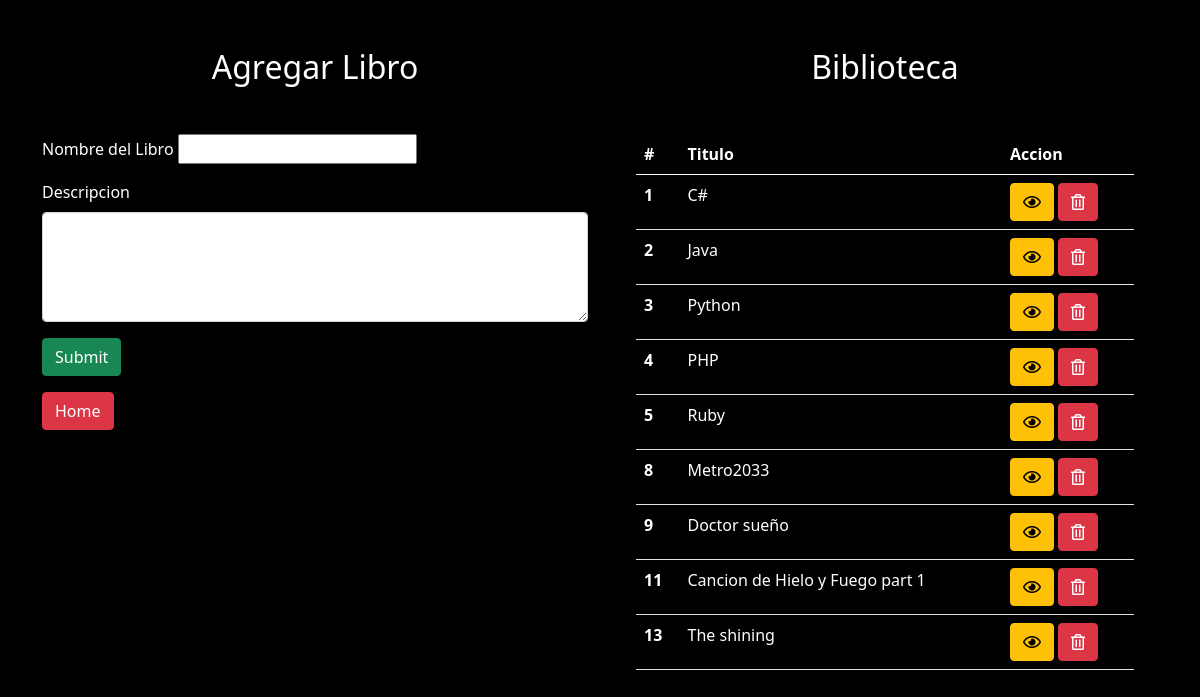
/libro, run on an earlier commit of the app's database.
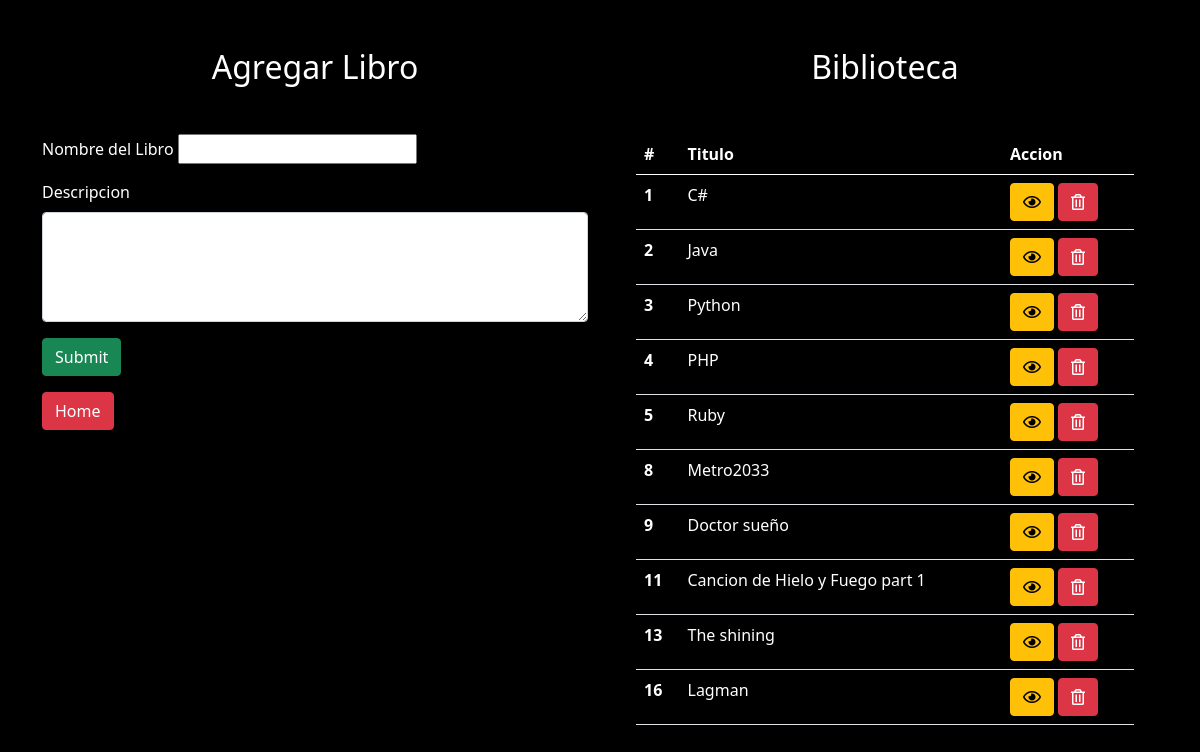
And on a later commit of the database.
### books_author_app/models.py (models this page shows, shortened)
class Book(models.Model):
    title = models.CharField(max_length=255)
    desc = models.TextField()
    created_at = models.DateTimeField(auto_now_add=True)
    updated_at = models.DateTimeField(auto_now=True)

### books_author_app/views.py (the view)
# urls.py: path('libro',views.libro),
def libro(request):
    if request.method == 'GET':
        libro = Book.objects.all()
        context = {
            'libro': libro,
        }
        return render(request, 'libro.html', context)
    else:
        title = request.POST['title']
        desc = request.POST['desc']
        libro_nuevo = Book.objects.create(title=title, desc=desc)
        return redirect('/libro')

### books_author_app/templates/libro.html (shortened to what this page needs)
<!DOCTYPE html>
<html lang="en">
<head>
    <link href="https://cdn.jsdelivr.net/npm/bootstrap@5.1.0/dist/css/bootstrap.min.css" rel="stylesheet"
>
    {%load static%}
    <link rel="stylesheet" href="{% static 'css/style.css' %}">
    <link rel="stylesheet" href="https://pro.fontawesome.com/releases/v5.10.0/css/all.css"
 />
</head>
<body>
    <div class="container">
        <div class="row">
            <div class="col-6">
                <h2 class="my-5 text-center">Agregar Libro</h2>
                <form method="POST" action="../libro" id="form_book">
                    <div class="my-3">
                        <label for="">Nombre del Libro</label>
                        <input type="text" name="title" id="title" required>
                    </div>
                    <div class="mb-3">
                        <label for="exampleFormControlTextarea1" class="form-label">Descripcion</label>
                        <textarea class="form-control" rows="4" name="desc"
                            required id="desc"></textarea>
                    </div>
                    <button class="btn btn-success" type="submit">Submit</button>
                </form>
                <a href="/" class="btn btn-danger mt-3">Home</a>
            </div>
            <div class="col-6">
                <h2 class="my-5 text-center">Biblioteca</h2>
                <div class="container">
                    <table class="table">
                        <thead>
                            <tr>
                                <th scope="col">#</th>
                                <th scope="col">Titulo</th>
                                <th scope="col">Accion</th>
                            </tr>
                        </thead>
                        <div>
                            <tbody id="lista_libros">
                                {% for book in libro%}
                                <tr>
                                    <th scope="row">{{book.id}}</th>
                                    <td>{{book.title}}</td>
                                    <td><a href="/view/book/{{book.id}}" class="btn btn-warning"><i
                                                class="far fa-eye"></i></a>
                                        <a href="/delete/{{book.id}}" class="btn btn-danger"><i
                                                class="far fa-trash-alt"></i></a>
                                    </td>
                                </tr>
                                {%endfor%}
                            </tbody>
                        </div>
                    </table>
                </div>
            </div>
        </div>
    </div>
</body>
</html>

What changed in the data, as far as the page shows it:
added Book: id "16", title "Lagman"
